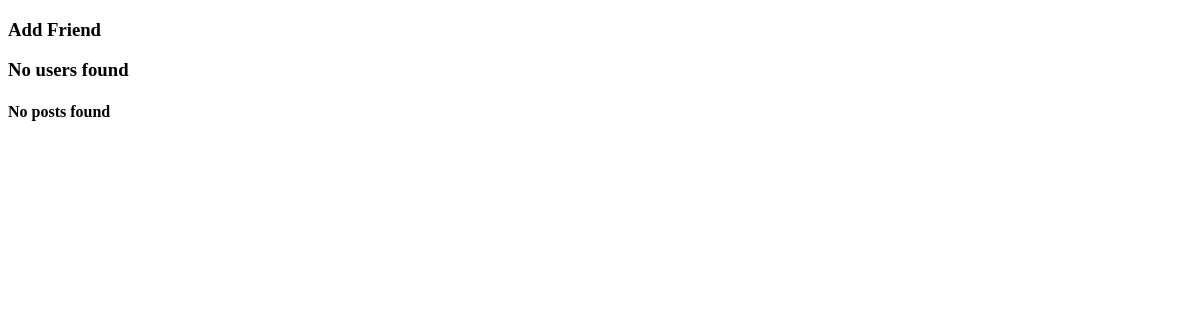
Before: /views/home.php (signed in) with the older database file.
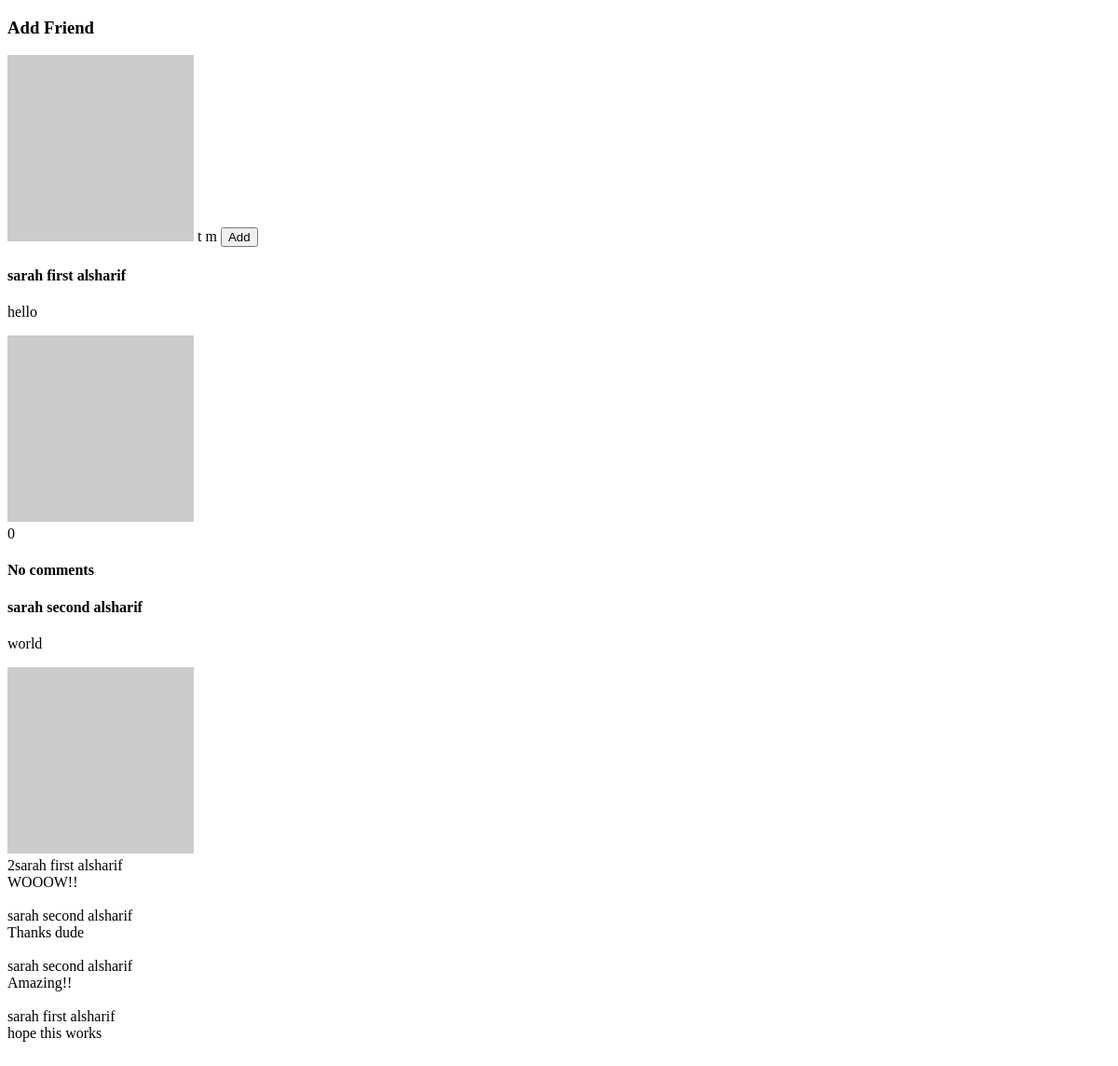
After: the same page with the newer database file.
### tables this page shows
CREATE TABLE `friends` (
  `id` int(20) NOT NULL,
  `user1-id` int(20) NOT NULL,
  `user2-id` int(20) NOT NULL
);

CREATE TABLE `user` (
  `id` int(20) NOT NULL,
  `username` varchar(40) NOT NULL,
  `password` varchar(40) NOT NULL,
  `email` varchar(40) NOT NULL,
  `first-name` varchar(40) NOT NULL,
  `last-name` varchar(40) NOT NULL,
  `tele-No` varchar(15) NOT NULL,
  `address` varchar(100) NOT NULL,
  `gender` varchar(10) NOT NULL,
  `image-url` text NOT NULL
);

CREATE TABLE `post` (
  `id` int(20) NOT NULL,
  `user-id` int(20) NOT NULL,
  `image-url` text NOT NULL,
  `text-content` text NOT NULL,
  `date` date NOT NULL
);

CREATE TABLE `comment` (
  `id` int(20) NOT NULL,
  `post-id` int(20) NOT NULL,
  `commentedUser-id` int(20) NOT NULL,
  `content` text NOT NULL
);

### models/fetchPostInteractions.php (the view, shortened to what this page needs)
<?php
	function fetchPostComments($postId){
		require dirname(__DIR__)."/util/dbconnection.php";
		$query = "SELECT * FROM comment WHERE `post-id`=$postId";
		$result = mysqli_query($conn,$query);
		if($result){
			if(mysqli_num_rows($result) > 0 ){
				while($row = mysqli_fetch_assoc($result)){
					$userId = $row["commentedUser-id"];
					$query = "SELECT `first-name` , `last-name`, `image-url` FROM user
						      WHERE id=$userId";
					$res = mysqli_query($conn,$query);
					if($res){
							$rowInfo = mysqli_fetch_assoc($res);
							$firstName = $rowInfo["first-name"];
							$lastName = $rowInfo["last-name"];
							echo $firstName . " " . $lastName . "<br>";
							echo $row['content']."<br><br>";
					} else echo mysql_error($conn);
				}
			} else echo "<h4 class='message'>No comments</h4>";
		} else echo mysql_error($conn);
	}
	function fetchNumberOfPostLikes($postId){
		require dirname(__DIR__)."/util/dbconnection.php";
		$query = "SELECT * FROM `like` WHERE `post-id`=$postId";
		$result = mysqli_query($conn,$query);
		if($result){
			return mysqli_num_rows($result);
		} else return mysql_error($conn);
		return mysqli_close($conn);
	}
?>

### views/home.php (shortened to what this page needs)
<!DOCTYPE html>
<html>
<head>
</head>
<body>
	<?php
		if (isset($_COOKIE["user-id"])){
		    $userId = $_COOKIE["user-id"];
		} else {
		    header("location:sign-in.php");
		}
	?>
	<section class="section__add-friend">
		<h3>Add Friend</h3>
		<div class='users-list'>
			<?php
				require dirname(__DIR__)."/models/fetchUsers.php";
				fetchNonFriendsUsers($userId);
			?>
		</div>
	</section>
	<section class="section__posts">
		<?php
				require dirname(__DIR__)."/models/fetchPosts.php";
				fetchUserAndFriendsPosts($userId);
		?>
	</section>
</body>
</html>

### models/fetchUsers.php (shortened to what this page needs)
<?php
	function fetchNonFriendsUsers($userId){
		require dirname(__DIR__)."/util/dbconnection.php";
		$query = "SELECT friends.`user1-id` , friends.`user2-id`, user.*
					  FROM friends
					  RIGHT JOIN user
					  ON user.id != friends.`user1-id` AND user.id != friends.`user2-id`
					  WHERE friends.`user1-id`='$userId' OR friends.`user2-id`='$userId'";
		$result = mysqli_query($conn,$query);
		if ($result) {
			if(mysqli_num_rows($result) > 0){
				while ($row = mysqli_fetch_assoc($result)) {
					$firstName = $row['first-name'];
					$lastName = $row['last-name'];
					$imageUrl = $row['image-url'];
					echo "
							<div class='users-list__user'>
								<img class='user__image' src=$imageUrl>
								<span class='user__name'>$firstName $lastName</span>
								<button onClick>Add</button>
							</div>
						  ";
			}
			} else {
				echo "<h3>No users found</h3>";
			}
		} else {
			echo mysql_error($conn);
		}
	}
?>

### models/fetchPosts.php (shortened to what this page needs)
<?php
	function fetchUserAndFriendsPosts($userId){
		require dirname(__DIR__)."/util/dbconnection.php";
		require dirname(__DIR__)."/models/fetchPostInteractions.php";
		$query = "SELECT friends.`user1-id` , friends.`user2-id`, post.*
				  FROM friends
				  RIGHT JOIN post
				  ON post.`user-id` = friends.`user1-id` OR post.`user-id` = friends.`user2-id`
				  WHERE friends.`user1-id`='$userId' OR friends.`user2-id`='$userId'
				  ORDER BY post.date DESC";
		$result = mysqli_query($conn,$query);
		if($result){
			if(mysqli_num_rows($result) > 0){
				while($row = mysqli_fetch_assoc($result)){
					$id = $row['user-id'];
					$query = "SELECT `first-name` , `last-name` FROM user WHERE id=$id";
					$res = mysqli_query($conn,$query);
					if($res){
						$rowInfo = mysqli_fetch_assoc($res);
						$lastName = $rowInfo["last-name"];
						$firstName = $rowInfo["first-name"];
						$postImgUrl = $row["image-url"];
						$postTextContent = $row["text-content"];
						echo "<div class='post'>
							  	<h4>$firstName $lastName</h4>
							  	<p>$postTextContent</p>
							  	<img src=$postImgUrl>
						  	  </div>";
						  	  echo fetchNumberOfPostLikes($row['id']);
						  	  fetchPostComments($row['id']);
					} else {
						echo mysql_error($conn);
					}
				}
			} else {
				echo "<h4 class='message'>No posts found</h4>";
			}
		} else {
			echo mysql_error($conn);
		}
	}
?>

Changed rows visible on the page:
added friends: user.first-name "t", user.last-name "m", user.first-name "sarah first", user.last-name "alsharif", post.text-content "hello", id "0", shows "No comments", user.first-name "sarah second", post.text-content "world", id "2"
added comment: user.first-name "sarah first", user.last-name "alsharif", content "WOOOW!!"
added comment: user.first-name "sarah second", user.last-name "alsharif", content "Thanks dude"
added comment: user.first-name "sarah second", user.last-name "alsharif", content "Amazing!!"
added comment: user.first-name "sarah first", user.last-name "alsharif", content "hope this works"
Other visible differences:
text no longer shown: "No users found No posts found"
